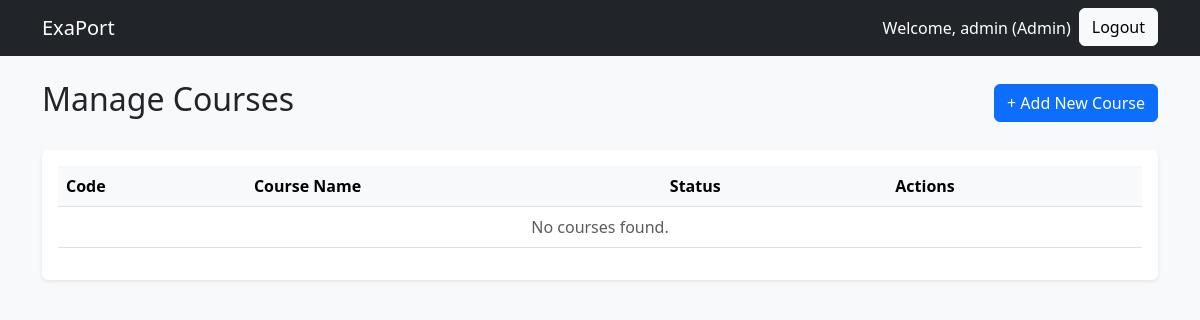
The page /admin/courses (signed in) on the database as committed earlier.
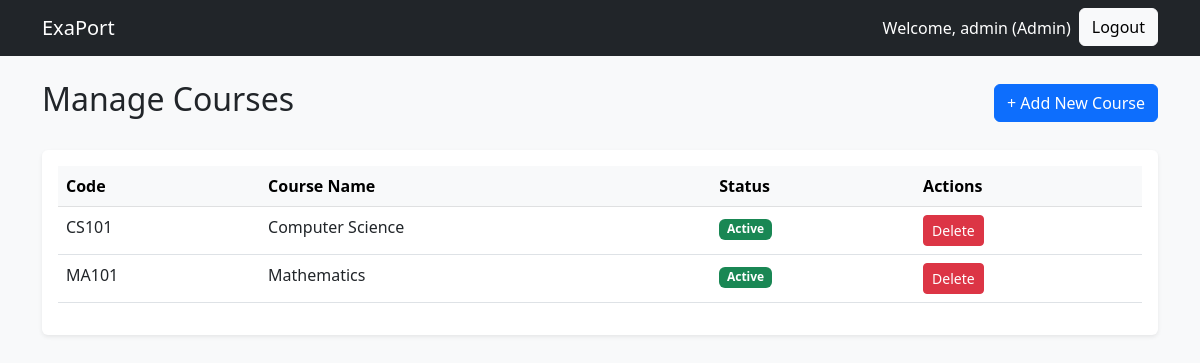
The same page on the database as committed later.
### models.py (models this page shows)
class Course(db.Model):
    __tablename__ = 'courses'
    course_id = db.Column(db.Integer, primary_key=True)
    course_code = db.Column(db.String(20), unique=True, nullable=False)
    course_name = db.Column(db.String(100), nullable=False)
    description = db.Column(db.Text, nullable=True)
    status = db.Column(db.String(20), default='Active') # Active, Inactive
    examinations = db.relationship('Examination', backref='course', lazy=True, cascade="all, delete-orphan")

### app.py (the view, shortened to what this page needs)
@app.route('/admin/courses', methods=['GET', 'POST'])
@login_required
@role_required('Admin')
def manage_courses():
    courses = Course.query.all()
    return render_template('admin/courses.html', courses=courses)

### app.py (called while the page is built)
@login_manager.user_loader
def load_user(user_id):
    return User.query.get(int(user_id))

def role_required(role):
    def decorator(f):
        @wraps(f)
        def decorated_function(*args, **kwargs):
            if not current_user.is_authenticated or current_user.role != role:
                abort(403) # Forbidden
            return f(*args, **kwargs)
        return decorated_function
    return decorator

### templates/admin/courses.html (shortened to what this page needs)
{% extends 'base.html' %}
{% block content %}
<div class="d-flex justify-content-between align-items-center mb-4">
    <h2>Manage Courses</h2>
    <button type="button" class="btn btn-primary" data-bs-toggle="modal" data-bs-target="#addCourseModal">
        + Add New Course
    </button>
</div>
<div class="table-responsive bg-white shadow-sm p-3 rounded">
    <table class="table table-hover">
        <thead class="table-light">
            <tr>
                <th>Code</th>
                <th>Course Name</th>
                <th>Status</th>
                <th>Actions</th>
            </tr>
        </thead>
        <tbody>
            {% for course in courses %}
            <tr>
                <td>{{ course.course_code }}</td>
                <td>{{ course.course_name }}</td>
                <td><span class="badge bg-success">{{ course.status }}</span></td>
                <td>
                    <form action="{{ url_for('delete_course', course_id=course.course_id) }}" method="POST" class="d-inline">
                        <button type="submit" class="btn btn-sm btn-danger" onclick="return confirm('Delete this course?');">Delete</button>
                    </form>
                </td>
            </tr>
            {% else %}
            <tr><td colspan="4" class="text-center text-muted">No courses found.</td></tr>
            {% endfor %}
        </tbody>
    </table>
</div>
{% endblock %}

Rows that differ between the two databases and show on the page:
added Course: course_code "CS101", course_name "Computer Science", status "Active"
added Course: course_code "MA101", course_name "Mathematics", status "Active"
Other text that changed with them:
text no longer shown: "No courses found."
